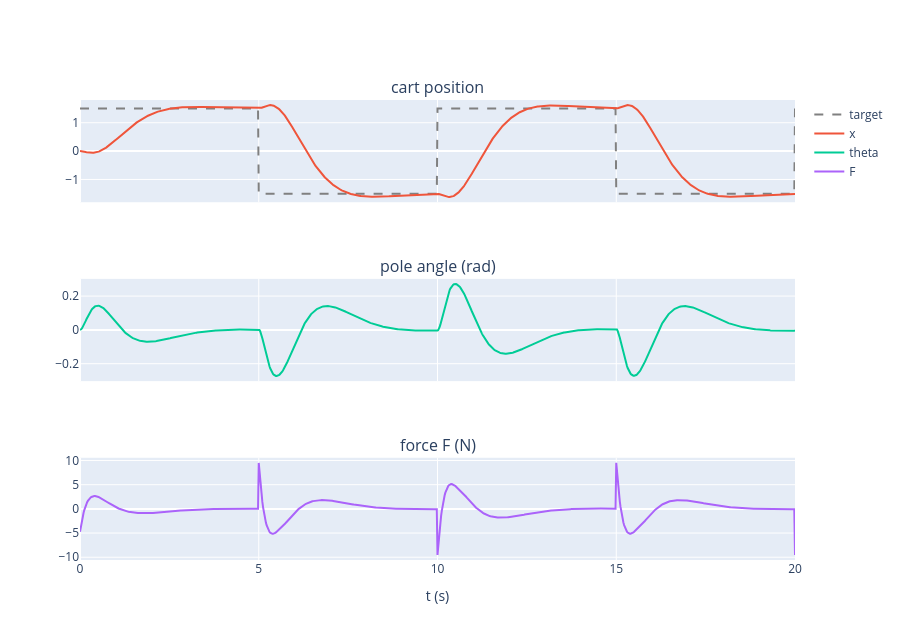

Notebook code cell kept with this figure:
### Markdown cell above
## 3. 台車倒單擺（InvertCart.zip：slcp.mdl、slcp.fis）

擺桿長 1 m（質心到鉸鏈 l = 0.5 m）、質量 m = 0.1 kg，台車 M = 1 kg，g = 9.8 m/s²。θ 以直立為 0、向 +x 傾為正：

$$\ddot\theta = \frac{g\sin\theta + \cos\theta\,\dfrac{-F - m l \dot\theta^2 \sin\theta}{M + m}}{l\left(\dfrac43 - \dfrac{m\cos^2\theta}{M + m}\right)},\qquad
\ddot x = \frac{F + m l(\dot\theta^2\sin\theta - \ddot\theta\cos\theta)}{M + m}$$

slcp.fis 是 Sugeno 型，四個輸入 [θ, θ̇, 台車位置 − 目標, 台車速度] 各 2 個 gbellmf、16 條規則，輸出是線性函數（推力 F）。目標位置是 ±1.5 m 的方波（週期 10 s）。
控制器每 0.01 s 算一次推力，台車用 RK4 積分：

### Code cell
cp_fis = readfis("slcp.fis")
P = dict(l=0.5, m=0.1, mc=1.0, g=9.8)

def cart_acc(th, thd, F):
    s, c = math.sin(th), math.cos(th)
    tot = P["mc"] + P["m"]
    thdd = (P["g"] * s + c * ((-F - P["m"] * P["l"] * thd * thd * s) / tot)) / (P["l"] * (4 / 3 - P["m"] * c * c / tot))
    return thdd, (F + P["m"] * P["l"] * (thd * thd * s - thdd * c)) / tot

def cartpole(t_end=20.0, dt=0.01):
    th = thd = x = xd = 0.0
    out = []
    ranges = [v["range"] for v in cp_fis["input"]]
    for i in range(int(round(t_end / dt)) + 1):
        t = i * dt
        tgt = 1.5 * (1 if math.sin(0.62832 * t) >= 0 else -1)
        F = evalfis([min(max(a, lo), hi) for a, (lo, hi) in zip([th, thd, x - tgt, xd], ranges)], cp_fis)
        out.append((t, th, x, tgt, F))
        f = lambda s: np.array([s[1], cart_acc(s[0], s[1], F)[0], s[3], cart_acc(s[0], s[1], F)[1]])
        st = np.array([th, thd, x, xd])
        k1 = f(st); k2 = f(st + dt / 2 * k1); k3 = f(st + dt / 2 * k2); k4 = f(st + dt * k3)
        th, thd, x, xd = st + dt / 6 * (k1 + 2 * k2 + 2 * k3 + k4)
    return np.array(out)

cp = cartpole()
print(f"20 s 內最大擺角 {np.abs(cp[:, 1]).max():.3f} rad（{math.degrees(np.abs(cp[:, 1]).max()):.1f}°）")
fig = make_subplots(rows=3, cols=1, shared_xaxes=True, subplot_titles=("cart position", "pole angle (rad)", "force F (N)"))
fig.add_scatter(x=ds(cp[:, 0], 2), y=ds(cp[:, 3], 2), mode="lines", line=dict(dash="dash", color="gray"), name="target", row=1, col=1)
fig.add_scatter(x=ds(cp[:, 0], 2), y=ds(cp[:, 2], 2), mode="lines", name="x", row=1, col=1)
fig.add_scatter(x=ds(cp[:, 0], 2), y=ds(cp[:, 1], 2), mode="lines", name="theta", row=2, col=1)
fig.add_scatter(x=ds(cp[:, 0], 2), y=ds(cp[:, 4], 2), mode="lines", name="F", row=3, col=1)
fig.update_xaxes(title_text="t (s)", row=3, col=1); fig.update_layout(height=640)
fig.show()

### Figure 1 — Plotly figure (JSON) as saved in the notebook; plotly's stock layout.template omitted (floating-point values rounded to 4 significant figures; data arrays with more than 128 entries replaced by an {"elided": "..."} marker saying what was removed)
{"data": [{"line": {"color": "gray", "dash": "dash"}, "mode": "lines", "name": "target", "type": "scatter", "x": {"elided": "1001 float values"}, "xaxis": "x", "y": {"elided": "1001 float values"}, "yaxis": "y"}, {"mode": "lines", "name": "x", "type": "scatter", "x": {"elided": "1001 float values"}, "xaxis": "x", "y": {"elided": "1001 float values"}, "yaxis": "y"}, {"mode": "lines", "name": "theta", "type": "scatter", "x": {"elided": "1001 float values"}, "xaxis": "x2", "y": {"elided": "1001 float values"}, "yaxis": "y2"}, {"mode": "lines", "name": "F", "type": "scatter", "x": {"elided": "1001 float values"}, "xaxis": "x3", "y": {"elided": "1001 float values"}, "yaxis": "y3"}], "layout": {"annotations": [{"font": {"size": 16}, "showarrow": false, "text": "cart position", "x": 0.5, "xanchor": "center", "xref": "paper", "y": 1.0, "yanchor": "bottom", "yref": "paper"}, {"font": {"size": 16}, "showarrow": false, "text": "pole angle (rad)", "x": 0.5, "xanchor": "center", "xref": "paper", "y": 0.6111, "yanchor": "bottom", "yref": "paper"}, {"font": {"size": 16}, "showarrow": false, "text": "force F (N)", "x": 0.5, "xanchor": "center", "xref": "paper", "y": 0.2222, "yanchor": "bottom", "yref": "paper"}], "height": 640, "xaxis": {"anchor": "y", "domain": [0.0, 1.0], "matches": "x3", "showticklabels": false}, "xaxis2": {"anchor": "y2", "domain": [0.0, 1.0], "matches": "x3", "showticklabels": false}, "xaxis3": {"anchor": "y3", "domain": [0.0, 1.0], "title": {"text": "t (s)"}}, "yaxis": {"anchor": "x", "domain": [0.7778, 1.0]}, "yaxis2": {"anchor": "x2", "domain": [0.3889, 0.6111]}, "yaxis3": {"anchor": "x3", "domain": [0.0, 0.2222]}}}
